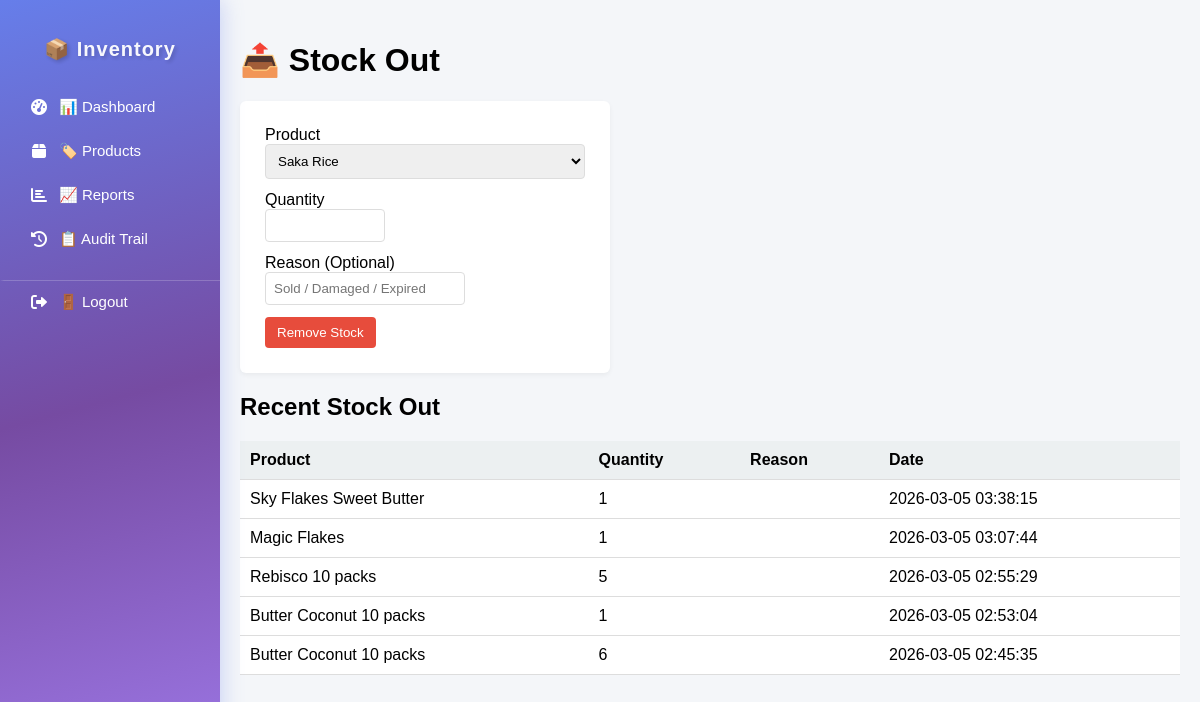
The app's page /stock_out.php?product_id=3 with its own data.
### tables this page shows
CREATE TABLE `stock_movements` (
  `id` int(11) NOT NULL,
  `product_id` int(11) NOT NULL,
  `staff_id` int(11) DEFAULT NULL,
  `supplier_id` int(11) DEFAULT NULL,
  `type` enum('IN','OUT') NOT NULL,
  `quantity` int(11) NOT NULL CHECK (`quantity` > 0),
  `note` varchar(255) DEFAULT NULL,
  `reason` varchar(255) DEFAULT NULL,
  `expiry_date` date DEFAULT NULL,
  `created_at` timestamp NOT NULL DEFAULT current_timestamp()
);

CREATE TABLE `products` (
  `id` int(11) NOT NULL,
  `name` varchar(255) NOT NULL,
  `category_id` int(11) NOT NULL,
  `unit` varchar(50) NOT NULL,
  `min_stock` int(11) DEFAULT 0,
  `created_at` timestamp NOT NULL DEFAULT current_timestamp(),
  `is_active` tinyint(1) DEFAULT 1,
  `expiry_date` date DEFAULT NULL,
  `has_expiry` tinyint(1) DEFAULT 1,
  `image_path` varchar(255) DEFAULT NULL
);

### public/stock_out.php (the view, shortened to what this page needs)
<?php
$db = Database::connect();
$selectedProduct = $_GET['product_id'] ?? '';
$stmt = $db->query("SELECT id, name FROM products ORDER BY name ASC");
$products = $stmt->fetchAll(PDO::FETCH_ASSOC);
$stmt2 = $db->query("
    SELECT sm.*, p.name AS product_name
    FROM stock_movements sm
    JOIN products p ON sm.product_id = p.id
    WHERE sm.type = 'OUT'
    ORDER BY sm.created_at DESC
    LIMIT 5
");
$recent = $stmt2->fetchAll(PDO::FETCH_ASSOC);
?>
<!DOCTYPE html>
<html>
<head>
<link rel="stylesheet" href="assets/css/style.css">
</head>
<body>
<div class="container">
<?php include 'includes/sidebar.php'; ?>
<div class="main">
<h1>📤 Stock Out</h1>
<div class="card">
<form action="../api/remove_stock.php" method="POST">
<label>Product</label>
<select name="product_id" required>
<?php foreach($products as $p): ?>
<option value="<?= $p['id'] ?>"
<?= $selectedProduct == $p['id'] ? 'selected' : '' ?>>
<?= htmlspecialchars($p['name']) ?>
</option>
<?php endforeach; ?>
</select>
<label>Quantity</label>
<input
    type="number"
    name="quantity"
    class="quantity-input"
    required
    min="1"
    max="999"
    inputmode="numeric"
    pattern="[0-9]*"
>
<label>Reason (Optional)</label>
<input
    type="text"
    name="reason"
    class="reason-input"
    placeholder="Sold / Damaged / Expired"
>
<button type="submit" style="display:block;margin-top:10px;">
Remove Stock
</button>
</form>
</div>
<h2>Recent Stock Out</h2>
<table>
<thead>
<tr>
<th>Product</th>
<th>Quantity</th>
<th>Reason</th>
<th>Date</th>
</tr>
</thead>
<tbody>
<?php if(count($recent) > 0): ?>
<?php foreach($recent as $r): ?>
<tr>
<td><?= htmlspecialchars($r['product_name']) ?></td>
<td><?= $r['quantity'] ?></td>
<td><?= htmlspecialchars($r['reason'] ?? '') ?></td>
<td><?= $r['created_at'] ?></td>
</tr>
<?php endforeach; ?>
<?php else: ?>
<tr>
<td colspan="4">No stock-out records yet.</td>
</tr>
<?php endif; ?>
</tbody>
</table>
</div>
</div>
</body>
</html>

### public/assets/css/style.css (style rules this page uses)
* { box-sizing: border-box; }
body { margin: 0; font-family: Arial, sans-serif; background: #f2f4f8; }
.container { display: flex; min-height: 100vh; }
.main { flex: 1; padding: 30px; background: #f2f4f8; }
.card { background: white; padding: 22px; border-radius: 14px; box-shadow: 0 8px 20px rgba(0,0,0,0.06); transition: 0.2s ease; }
table { width: 100%; border-collapse: collapse; }
th, td { padding: 10px; border-bottom: 1px solid #eee; }
th { background: #f4f6f9; text-align: left; }

### public/stock_out.php (style rules this page uses)
body { margin: 0; font-family: Arial; background: #f4f6f9; }
.container { display: flex; min-height: 100vh; }
.main { flex: 1; padding: 20px; background: #f4f6f9; }
.card { background: white; padding: 25px; border-radius: 6px; margin-bottom: 20px; box-shadow: 0 2px 5px rgba(0,0,0,0.05); max-width: 370px; }
input, select { display: block; width: 100%; padding: 8px; margin-bottom: 12px; border-radius: 4px; border: 1px solid #ddd; }
.quantity-input { width: 120px; }
.reason-input { width: 200px; }
button { padding: 8px 12px; background: #e74c3c; color: white; border: none; border-radius: 4px; cursor: pointer; }
table { width: 100%; border-collapse: collapse; background: white; }
th, td { padding: 10px; border-bottom: 1px solid #ddd; }
th { background: #ecf0f1; }

### records on screen
stock_movements: product.name "Sky Flakes Sweet Butter", quantity "1", created_at "2026-03-05 03:38:15"
stock_movements: product.name "Magic Flakes", quantity "1", created_at "2026-03-05 03:07:44"
stock_movements: product.name "Rebisco 10 packs", quantity "5", created_at "2026-03-05 02:55:29"
stock_movements: product.name "Butter Coconut 10 packs", quantity "1", created_at "2026-03-05 02:53:04"
stock_movements: product.name "Butter Coconut 10 packs", quantity "6", created_at "2026-03-05 02:45:35"

### other values on screen
form field product_id "Saka Rice"
